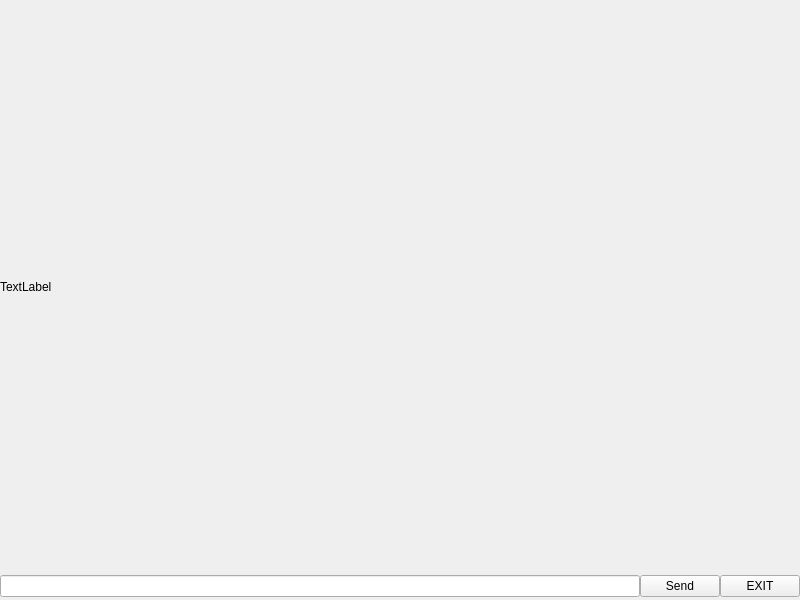
<?xml version="1.0" encoding="UTF-8"?>
<ui version="4.0">
 <class>MainWindow</class>
 <widget class="QMainWindow" name="MainWindow">
  <property name="windowModality">
   <enum>Qt::NonModal</enum>
  </property>
  <property name="enabled">
   <bool>true</bool>
  </property>
  <property name="geometry">
   <rect>
    <x>0</x>
    <y>0</y>
    <width>800</width>
    <height>600</height>
   </rect>
  </property>
  <property name="maximumSize">
   <size>
    <width>2080</width>
    <height>1024</height>
   </size>
  </property>
  <property name="contextMenuPolicy">
   <enum>Qt::NoContextMenu</enum>
  </property>
  <property name="windowTitle">
   <string>MainWindow</string>
  </property>
  <property name="statusTip">
   <string/>
  </property>
  <property name="animated">
   <bool>true</bool>
  </property>
  <widget class="QWidget" name="centralWidget">
   <layout class="QVBoxLayout" name="verticalLayout">
    <property name="spacing">
     <number>0</number>
    </property>
    <property name="leftMargin">
     <number>0</number>
    </property>
    <property name="topMargin">
     <number>0</number>
    </property>
    <property name="rightMargin">
     <number>0</number>
    </property>
    <property name="bottomMargin">
     <number>0</number>
    </property>
    <item>
     <widget class="QLabel" name="SCREEN_VIEW">
      <property name="enabled">
       <bool>true</bool>
      </property>
      <property name="maximumSize">
       <size>
        <width>2592</width>
        <height>1944</height>
       </size>
      </property>
      <property name="contextMenuPolicy">
       <enum>Qt::NoContextMenu</enum>
      </property>
      <property name="text">
       <string>TextLabel</string>
      </property>
     </widget>
    </item>
    <item>
     <widget class="QWidget" name="horizontalWidget" native="true">
      <property name="maximumSize">
       <size>
        <width>16777215</width>
        <height>27</height>
       </size>
      </property>
      <layout class="QHBoxLayout" name="horizontalLayout">
       <property name="spacing">
        <number>0</number>
       </property>
       <property name="leftMargin">
        <number>0</number>
       </property>
       <property name="topMargin">
        <number>0</number>
       </property>
       <property name="rightMargin">
        <number>0</number>
       </property>
       <property name="bottomMargin">
        <number>0</number>
       </property>
       <item>
        <widget class="QLineEdit" name="lineEdit"/>
       </item>
       <item>
        <widget class="QPushButton" name="pushButton">
         <property name="text">
          <string>Send</string>
         </property>
        </widget>
       </item>
       <item>
        <widget class="QPushButton" name="pushButton_2">
         <property name="text">
          <string>EXIT</string>
         </property>
        </widget>
       </item>
      </layout>
     </widget>
    </item>
   </layout>
  </widget>
 </widget>
 <layoutdefault spacing="6" margin="11"/>
 <resources/>
 <connections>
  <connection>
   <sender>pushButton_2</sender>
   <signal>clicked()</signal>
   <receiver>MainWindow</receiver>
   <slot>close()</slot>
   <hints>
    <hint type="sourcelabel">
     <x>680</x>
     <y>592</y>
    </hint>
    <hint type="destinationlabel">
     <x>719</x>
     <y>566</y>
    </hint>
   </hints>
  </connection>
 </connections>
</ui>
